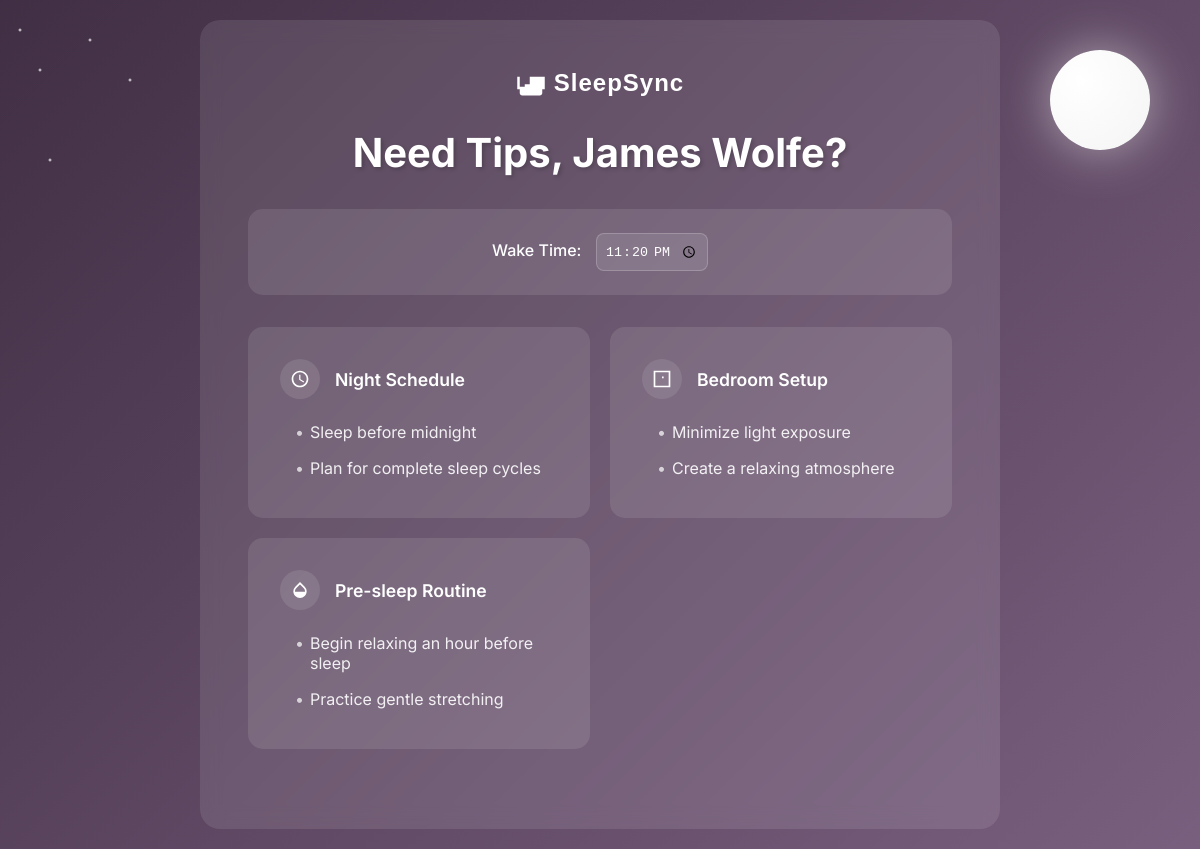
/tracker/sleep_tips/ (signed in), run on the app's committed database.
### tracker/models.py (models this page shows, shortened)
class User(AbstractBaseUser):
    userID = models.AutoField(primary_key=True)  # Explicitly define the primary key
    email = models.EmailField(unique=True)
    first_name = models.CharField(max_length=30, blank=True)
    last_name = models.CharField(max_length=30, blank=True)
    name = models.CharField(max_length=100, blank=True)
    preferredWakeTime = models.TimeField(null=True, blank=True)
    wake_time = models.TimeField(null=True, blank=True)
    sleepGoals = models.TextField(blank=True)
    is_active = models.BooleanField(default=True)
    is_staff = models.BooleanField(default=False)
    objects = UserManager()
    USERNAME_FIELD = 'email'
    REQUIRED_FIELDS = ['first_name', 'last_name']

### tracker/views.py (the view)
# urls.py: path('sleep_tips/', views.sleep_tips, name='sleep_tips'),
def sleep_tips(request):
    user = request.user
    preferredWakeTime = user.preferredWakeTime
    tips = get_sleep_tips(preferredWakeTime)
    context = {
        'user': user,
        'preferredWakeTime': preferredWakeTime,
        'tips': tips,  # This now contains the structured dictionary of tips
        'categories': {
            'schedule': {
                'name': 'Sleep Schedule',
                'icon': '''<svg viewBox="0 0 24 24">
                    <path d="M12 2C6.5 2 2 6.5 2 12s4.5 10 10 10 10-4.5 10-10S17.5 2 12 2zm0 18c-4.41 0-8-3.59-8-8s3.59-8 8-8 8 3.59 8 8-3.59 8-8 8zm.5-13H11v6l5.2 3.2.8-1.3-4.5-2.7V7z"/>
                </svg>'''
            },
            'environment': {
                'name': 'Sleep Environment',
                'icon': '''<svg viewBox="0 0 24 24">
                    <path d="M20 4v16H4V4h16m2-2H2v20h20V2zm-8 9h-2V9h2v2z"/>
                </svg>'''
            },
            'routine': {
                'name': 'Evening Routine',
                'icon': '''<svg viewBox="0 0 24 24">
                    <path d="M17.66 8L12 2.35 6.34 8A8.02 8.02 0 004 13.64c0 2 .78 4.11 2.34 5.67a7.99 7.99 0 0011.32 0c1.56-1.56 2.34-3.67 2.34-5.67A8.02 8.02 0 0017.66 8zM6 14c.01-2 .62-3.27 1.76-4.4L12 5.27l4.24 4.38C17.38 10.77 17.99 12 18 14H6z"/>
                </svg>'''
            },
            'diet': {
                'name': 'Diet Guidelines',
                'icon': '''<svg viewBox="0 0 24 24">
                    <path d="M20 3H4v10c0 2.21 1.79 4 4 4h6c2.21 0 4-1.79 4-4v-3h2c1.11 0 2-.89 2-2V5c0-1.11-.89-2-2-2zm0 5h-2V5h2v3zM4 19h16v2H4z"/>
                </svg>'''
            },
            'exercise': {
                'name': 'Exercise Tips',
                'icon': '''<svg viewBox="0 0 24 24">
                    <path d="M13.49 5.48c1.1 0 2-.9 2-2s-.9-2-2-2-2 .9-2 2 .9 2 2 2zm-3.6 13.9l1-4.4 2.1 2v6h2v-7.5l-2.1-2 .6-3c1.3 1.5 3.3 2.5 5.5 2.5v-2c-1.9 0-3.5-1-4.3-2.4l-1-1.6c-.4-.6-1-1-1.7-1-.3 0-.5.1-.8.1l-5.2 2.2v4.7h2v-3.4l1.8-.7-1.6 8.1-4.9-1-.4 2 7 1.4z"/>
                </svg>'''
            }
        }
    }
    return render(request, 'tracker/sleep_tips.html', context)

### tracker/templates/tracker/sleep_tips.html (shortened to what this page needs)
<!DOCTYPE html>
<html lang="en">
<head>
    <link rel="stylesheet" href="https://cdnjs.cloudflare.com/ajax/libs/font-awesome/6.0.0/css/all.min.css">
</head>
<body>
    <div class="stars"></div>
    <div class="moon"></div>
    <div class="container">
        <div class="header-section">
            <button class="logo" onclick="window.location.href='{% url 'landing_page' %}'">
                <svg viewBox="0 0 24 24">
                    <path d="M19 7h-8v8H3V7H1v10h2v3c0 1.1.9 2 2 2h14c1.1 0 2-.9 2-2v-3h2V7h-2zM7 19h10v-6H7v6z"/>
                </svg>
                <span class="logo-text">SleepSync</span>
            </button>
            <h1>Need Tips, {{ user.first_name }} {{ user.last_name }}?</h1>
            <form method="POST" action="{% url 'update_wake_time' %}" id="wakeTimeForm">
                <div class="wake-time">
                    <label for="wake_time">Wake Time:</label>
                    <input type="time" id="wake_time" name="wake_time" value="{{ user.preferredWakeTime|time:"H:i" }}" onchange="this.form.submit()" />
                </div>
            </form>
        </div>
        <div class="tips-container">
            {% for category, data in tips.items %}
                <div class="tip-box" onclick="toggleCheck(this)">
                    <div class="tip-header">
                        <div class="tip-icon">
                            {% if category == 'schedule' %}
                                <svg viewBox="0 0 24 24">
                                    <path d="M12 2C6.5 2 2 6.5 2 12s4.5 10 10 10 10-4.5 10-10S17.5 2 12 2zm0 18c-4.41 0-8-3.59-8-8s3.59-8 8-8 8 3.59 8 8-3.59 8-8 8zm.5-13H11v6l5.2 3.2.8-1.3-4.5-2.7V7z"/>
                                </svg>
                            {% elif category == 'environment' %}
                                <svg viewBox="0 0 24 24">
                                    <path d="M20 4v16H4V4h16m2-2H2v20h20V2zm-8 9h-2V9h2v2z"/>
                                </svg>
                            {% elif category == 'routine' %}
                                <svg viewBox="0 0 24 24">
                                    <path d="M17.66 8L12 2.35 6.34 8A8.02 8.02 0 004 13.64c0 2 .78 4.11 2.34 5.67a7.99 7.99 0 0011.32 0c1.56-1.56 2.34-3.67 2.34-5.67A8.02 8.02 0 0017.66 8zM6 14c.01-2 .62-3.27 1.76-4.4L12 5.27l4.24 4.38C17.38 10.77 17.99 12 18 14H6z"/>
                                </svg>
                            {% elif category == 'diet' %}
                                <svg viewBox="0 0 24 24">
                                    <path d="M20 3H4v10c0 2.21 1.79 4 4 4h6c2.21 0 4-1.79 4-4v-3h2c1.11 0 2-.89 2-2V5c0-1.11-.89-2-2-2zm0 5h-2V5h2v3zM4 19h16v2H4z"/>
                                </svg>
                            {% elif category == 'exercise' %}
                                <svg viewBox="0 0 24 24">
                                    <path d="M13.49 5.48c1.1 0 2-.9 2-2s-.9-2-2-2-2 .9-2 2 .9 2 2 2zm-3.6 13.9l1-4.4 2.1 2v6h2v-7.5l-2.1-2 .6-3c1.3 1.5 3.3 2.5 5.5 2.5v-2c-1.9 0-3.5-1-4.3-2.4l-1-1.6c-.4-.6-1-1-1.7-1-.3 0-.5.1-.8.1l-5.2 2.2v4.7h2v-3.4l1.8-.7-1.6 8.1-4.9-1-.4 2 7 1.4z"/>
                                </svg>
                            {% endif %}
                        </div>
                        <div class="tip-title">{{ data.title }}</div>
                    </div>
                    <ul class="tip-list">
                        {% for tip in data.tips %}
                            <li>{{ tip }}</li>
                        {% endfor %}
                    </ul>
                </div>
            {% endfor %}
        </div>
    </div>
</body>
</html>

### tracker/templates/tracker/sleep_tips.html (style rules this page uses)
:root { --primary: #6b4e71; --primary-light: #9b6b9e; --text: #2c1810; --gradient-start: rgba(44, 24, 48, 0.9); --gradient-end: rgba(107, 78, 113, 0.9); }
* { margin: 0; padding: 0; box-sizing: border-box; }
body { font-family: 'Inter', sans-serif; min-height: 100vh; background: linear-gradient(135deg, var(--gradient-start) 0%, var(--gradient-end) 100%), url('/api/placeholder/1920/1080'); background-size: cover; background-position: center; background-repeat: no-repeat; background-attachment: fixed; color: white; display: flex; align-items: center; justify-content: center; padding: 20px; }
.stars { position: fixed; width: 100%; height: 100%; pointer-events: none; background: radial-gradient(2px 2px at 20px 30px, white, rgba(0,0,0,0)), radial-gradient(2px 2px at 40px 70px, white, rgba(0,0,0,0)), radial-gradient(2px 2px at 50px 160px, white, rgba(0,0,0,0)), radial-gradient(2px 2px at 90px 40px, white, rgba(0,0,0,0)), radial-gradient(2px 2px at 130px 80px, white, rgba(0,0,0,0)); animation: twinkle 5s infinite; z-index: 0; }
.moon { position: fixed; top: 50px; right: 50px; width: 100px; height: 100px; background: radial-gradient(circle at 30% 30%, #ffffff, #f4f4f4); border-radius: 50%; box-shadow: 0 0 50px rgba(255, 255, 255, 0.5); animation: moonGlow 4s infinite ease-in-out; z-index: 0; }
.container { width: 100%; max-width: 800px; background: rgba(255, 255, 255, 0.1); backdrop-filter: blur(10px); padding: 3rem; border-radius: 20px; text-align: center; animation: fadeIn 1s ease-out; position: relative; z-index: 1; }
.logo { display: flex; align-items: center; justify-content: center; gap: 8px; margin-bottom: 30px; text-decoration: none; border: none; background: none; width: 100%; transition: transform 0.3s ease; cursor: pointer; }
.logo svg { width: 30px; height: 30px; fill: white; }
.logo-text { font-size: 24px; font-weight: bold; color: white; letter-spacing: 1px; }
h1 { font-size: 2.5rem; color: white; margin-bottom: 2rem; text-shadow: 2px 2px 4px rgba(0, 0, 0, 0.2); }
.wake-time { background: rgba(255, 255, 255, 0.1); padding: 1.5rem; border-radius: 15px; margin: 2rem 0; animation: slideIn 0.6s ease-out; }
.wake-time label { font-weight: 500; margin-right: 10px; }
.wake-time input { background: rgba(255, 255, 255, 0.1); border: 1px solid rgba(255, 255, 255, 0.2); padding: 8px; border-radius: 8px; color: white; }
.tips-container { display: grid; grid-template-columns: repeat(auto-fit, minmax(300px, 1fr)); gap: 20px; margin: 2rem 0; }
.tip-box { background: rgba(255, 255, 255, 0.1); padding: 2rem; border-radius: 15px; text-align: left; transition: all 0.3s ease; cursor: pointer; }
.tip-header { display: flex; align-items: center; gap: 15px; margin-bottom: 15px; }
.tip-icon { width: 40px; height: 40px; display: flex; align-items: center; justify-content: center; background: rgba(255, 255, 255, 0.1); border-radius: 50%; transition: all 0.3s ease; }
.tip-icon svg { width: 20px; height: 20px; fill: white; }
.tip-title { font-weight: 600; font-size: 1.1rem; }
.tip-list { list-style: none; padding-left: 15px; }
.tip-list li { position: relative; padding: 8px 0; padding-left: 15px; color: rgba(255, 255, 255, 0.9); }
.tip-list li:before { content: "•"; position: absolute; left: 0; color: rgba(255, 255, 255, 0.7); }

### data on the page
User: first_name "James", last_name "Wolfe", wake_time "23:20"

### other printed values
{{ data.title }} "Night Schedule" "Bedroom Setup" "Pre-sleep Routine"
{{ tip }} "Sleep before midnight" "Plan for complete sleep cycles" "Minimize light exposure" "Create a relaxing atmosphere" "Begin relaxing an hour before sleep" "Practice gentle stretching"
